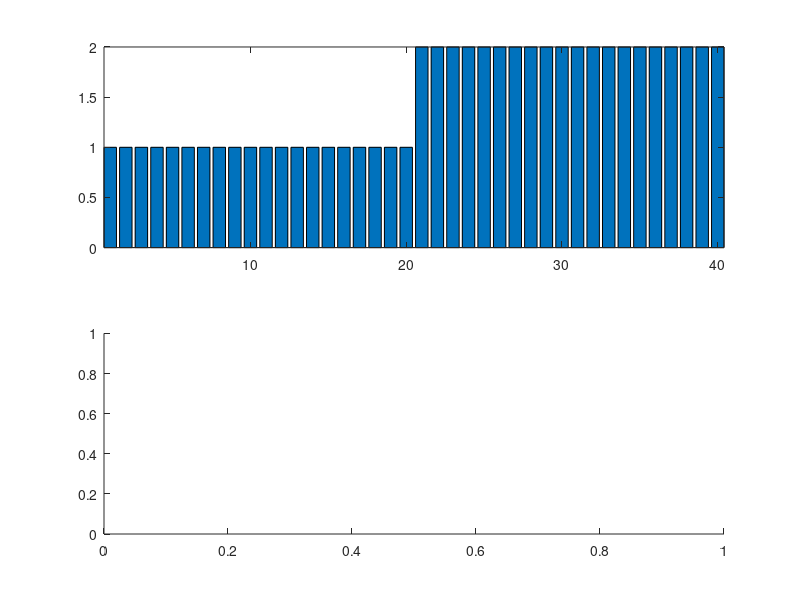

MATLAB code to generate this figure: (Note: this script raises an error after producing the figure.)
%%데이터 불러오기
clear; close all; clc;

load fisheriris;
%%각 종을 숫자로 표현 1: versicolor, 2: virginica
spcs2num = [];
for k=1:1:length(species)
    if strcmp(species(k), 'versicolor')==1
        spcs2num(k,1)=1;
    elseif strcmp(species(k), 'virginica') == 1
        spcs2num(k,1)=2;
    end
end
%%학습데이터와 평가데이터 나누기
%두개의 그룹만 먼저 나눠봅시다 versicolor vs. virginica
%오늘은 편의상 아래와 같이 나누겠음
%1~50: setosa, 51~100: versicolor, 101~150: virginica
%학습데이터. 71~100: versicolor, 121~150: virginica 총 60개
%평가데이터. 51~70: versicolor, 101~120: virginica 총 40개

%일단, 사용할 특징은 sepal length와 widh = 1열과 2열
tr_id = [71:1:100 121:1:150];
Training_data = meas(tr_id,:);
Training_label = spcs2num(tr_id,:);

ts_id = [51:1:70 101:1:120];
Test_data = meas(ts_id,:);
Test_label = spcs2num(ts_id,:);

%%매트랩 내부 함수를 이용한 KNN모델 만들기(학습: 결정해야 할 것: k, 거리를 어떤 방법으로 할지)
k=3; %인접한 이웃 3개를 보겠다.
mdl = fitcknn(Training_data, Training_label, 'NumNeighbors',k,'Distance','euclidean');
%mdl = fitcknn(Training_data, Training_label, 'NumNeighbors' k); % knn에서 거리를 계산하는 default 방법은 유클리디안 이므로, 이렇게 작성해도 됨
% 2줄이면 끝!!

%%평가해보기 #1
%test의 첫번째 데이터를 넣어보자
result = predict(mdl, Test_data(1,:));

%%평가해보기 #2: 한번에 다해보기
result = predict(mdl, Test_data)

%%그려보기
figure;
subplot(211); bar(Test_label); axis tight;
subplot(212); bar(result); axis tight;

figure;
subplot(311); bar(Test_label); axis tight;
subplot(312); bar(result); axis tight;
subplot(313); bar(Test_label-result); axis tight;
